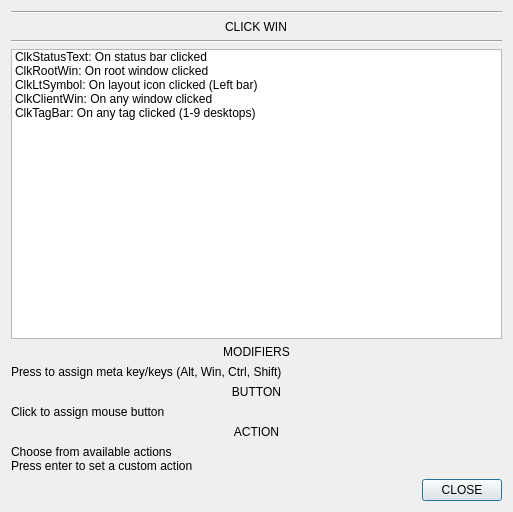
<?xml version="1.0" encoding="UTF-8"?>
<ui version="4.0">
 <class>Dialog</class>
 <widget class="QDialog" name="Dialog">
  <property name="geometry">
   <rect>
    <x>0</x>
    <y>0</y>
    <width>513</width>
    <height>512</height>
   </rect>
  </property>
  <property name="windowTitle">
   <string>Dialog</string>
  </property>
  <layout class="QGridLayout" name="gridLayout">
   <item row="0" column="0">
    <layout class="QGridLayout" name="gridLayout_2">
     <item row="8" column="0">
      <widget class="QLabel" name="label_5">
       <property name="autoFillBackground">
        <bool>true</bool>
       </property>
       <property name="text">
        <string>Click to assign mouse button</string>
       </property>
      </widget>
     </item>
     <item row="4" column="0">
      <widget class="QListWidget" name="listWidget">
       <item>
        <property name="text">
         <string>ClkStatusText: On status bar clicked</string>
        </property>
       </item>
       <item>
        <property name="text">
         <string>ClkRootWin: On root window clicked</string>
        </property>
       </item>
       <item>
        <property name="text">
         <string>ClkLtSymbol: On layout icon clicked (Left bar)</string>
        </property>
       </item>
       <item>
        <property name="text">
         <string>ClkClientWin: On any window clicked</string>
        </property>
       </item>
       <item>
        <property name="text">
         <string>ClkTagBar: On any tag clicked (1-9 desktops)</string>
        </property>
       </item>
      </widget>
     </item>
     <item row="10" column="0">
      <widget class="QLabel" name="label_7">
       <property name="autoFillBackground">
        <bool>true</bool>
       </property>
       <property name="text">
        <string>Choose from available actions
Press enter to set a custom action</string>
       </property>
      </widget>
     </item>
     <item row="11" column="0" alignment="Qt::AlignRight|Qt::AlignBottom">
      <widget class="QPushButton" name="pushButton">
       <property name="text">
        <string>CLOSE</string>
       </property>
      </widget>
     </item>
     <item row="9" column="0">
      <widget class="QLabel" name="label_6">
       <property name="text">
        <string>ACTION</string>
       </property>
       <property name="alignment">
        <set>Qt::AlignCenter</set>
       </property>
      </widget>
     </item>
     <item row="0" column="0">
      <layout class="QHBoxLayout" name="horizontalLayout_3"/>
     </item>
     <item row="1" column="0">
      <widget class="Line" name="line">
       <property name="orientation">
        <enum>Qt::Horizontal</enum>
       </property>
      </widget>
     </item>
     <item row="3" column="0">
      <widget class="Line" name="line_2">
       <property name="orientation">
        <enum>Qt::Horizontal</enum>
       </property>
      </widget>
     </item>
     <item row="7" column="0">
      <widget class="QLabel" name="label_4">
       <property name="autoFillBackground">
        <bool>false</bool>
       </property>
       <property name="text">
        <string>BUTTON</string>
       </property>
       <property name="alignment">
        <set>Qt::AlignCenter</set>
       </property>
      </widget>
     </item>
     <item row="2" column="0" alignment="Qt::AlignHCenter">
      <widget class="QLabel" name="label_2">
       <property name="text">
        <string>CLICK WIN</string>
       </property>
      </widget>
     </item>
     <item row="5" column="0">
      <widget class="QLabel" name="label">
       <property name="sizePolicy">
        <sizepolicy hsizetype="MinimumExpanding" vsizetype="Preferred">
         <horstretch>0</horstretch>
         <verstretch>0</verstretch>
        </sizepolicy>
       </property>
       <property name="autoFillBackground">
        <bool>false</bool>
       </property>
       <property name="text">
        <string>MODIFIERS</string>
       </property>
       <property name="alignment">
        <set>Qt::AlignCenter</set>
       </property>
      </widget>
     </item>
     <item row="6" column="0">
      <widget class="QLabel" name="label_3">
       <property name="autoFillBackground">
        <bool>true</bool>
       </property>
       <property name="text">
        <string>Press to assign meta key/keys (Alt, Win, Ctrl, Shift)</string>
       </property>
      </widget>
     </item>
    </layout>
   </item>
  </layout>
 </widget>
 <resources/>
 <connections/>
</ui>
